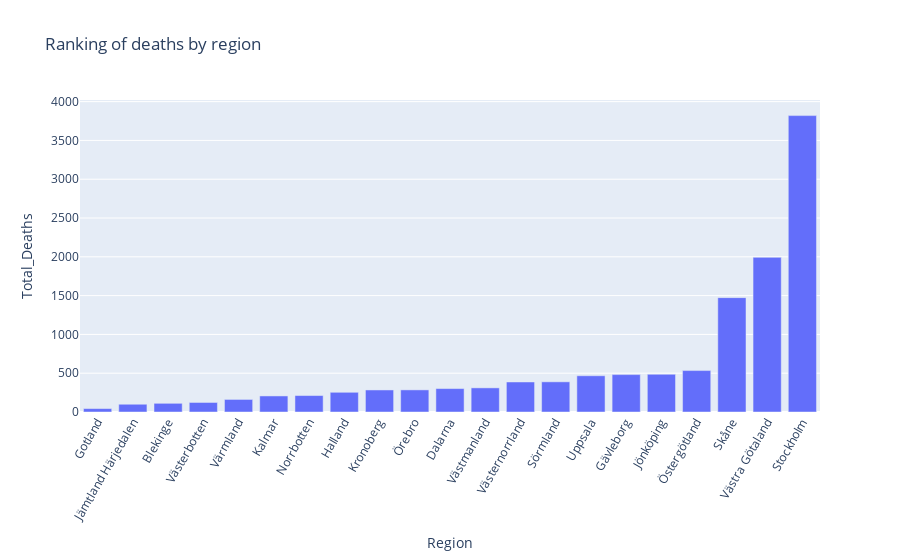
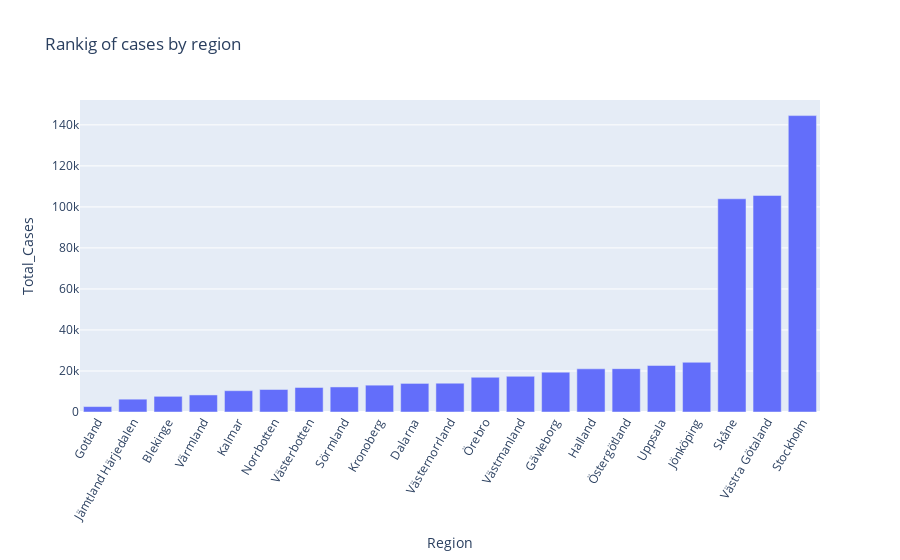

The notebook cell saved with these charts, in order:
### Code cell
import pandas as pd 
import plotly.express as px


df = pd.read_csv("Regional_Totals_Data.csv")
d = df.sort_values('Total_Deaths')
c = df.sort_values('Total_Cases')
fig = px.bar(d, x='Region', y='Total_Deaths', title="Ranking of deaths by region")

barchart = px.bar(c, x='Region', y='Total_Cases', title="Rankig of cases by region")
fig.update_layout(xaxis_tickangle=-60)
barchart.update_layout(xaxis_tickangle=-60)
fig.show()
barchart.show()

### Figure 1 — Plotly figure (JSON) as saved in the notebook; plotly's stock layout.template omitted (floating-point values rounded to 4 significant figures)
{"data": [{"alignmentgroup": "True", "hovertemplate": "Region=%{x}<br>Total_Deaths=%{y}<extra></extra>", "legendgroup": "", "marker": {"color": "#636efa"}, "name": "", "offsetgroup": "", "orientation": "v", "showlegend": false, "textposition": "auto", "type": "bar", "x": ["Gotland", "Jämtland Härjedalen", "Blekinge", "Västerbotten", "Värmland", "Kalmar", "Norrbotten", "Halland", "Kronoberg", "Örebro", "Dalarna", "Västmanland", "Västernorrland", "Sörmland", "Uppsala", "Gävleborg", "Jönköping", "Östergötland", "Skåne", "Västra Götaland", "Stockholm"], "xaxis": "x", "y": [44, 100, 112, 123, 162, 207, 212, 254, 284, 285, 302, 311, 387, 389, 467, 482, 486, 534, 1474, 1993, 3820], "yaxis": "y"}], "layout": {"barmode": "relative", "legend": {"tracegroupgap": 0}, "title": {"text": "Ranking of deaths by region"}, "xaxis": {"anchor": "y", "domain": [0, 1], "tickangle": -60, "title": {"text": "Region"}}, "yaxis": {"anchor": "x", "domain": [0, 1], "title": {"text": "Total_Deaths"}}}}

### Figure 2 — Plotly figure (JSON) as saved in the notebook; plotly's stock layout.template omitted (floating-point values rounded to 4 significant figures)
{"data": [{"alignmentgroup": "True", "hovertemplate": "Region=%{x}<br>Total_Cases=%{y}<extra></extra>", "legendgroup": "", "marker": {"color": "#636efa"}, "name": "", "offsetgroup": "", "orientation": "v", "showlegend": false, "textposition": "auto", "type": "bar", "x": ["Gotland", "Jämtland Härjedalen", "Blekinge", "Värmland", "Kalmar", "Norrbotten", "Västerbotten", "Sörmland", "Kronoberg", "Dalarna", "Västernorrland", "Örebro", "Västmanland", "Gävleborg", "Halland", "Östergötland", "Uppsala", "Jönköping", "Skåne", "Västra Götaland", "Stockholm"], "xaxis": "x", "y": [2650, 6249, 7646, 8320, 10391, 10977, 11957, 12214, 13080, 13942, 14034, 16934, 17408, 19426, 21052, 21135, 22684, 24236, 103958, 105596, 144522], "yaxis": "y"}], "layout": {"barmode": "relative", "legend": {"tracegroupgap": 0}, "title": {"text": "Rankig of cases by region"}, "xaxis": {"anchor": "y", "domain": [0, 1], "tickangle": -60, "title": {"text": "Region"}}, "yaxis": {"anchor": "x", "domain": [0, 1], "title": {"text": "Total_Cases"}}}}
